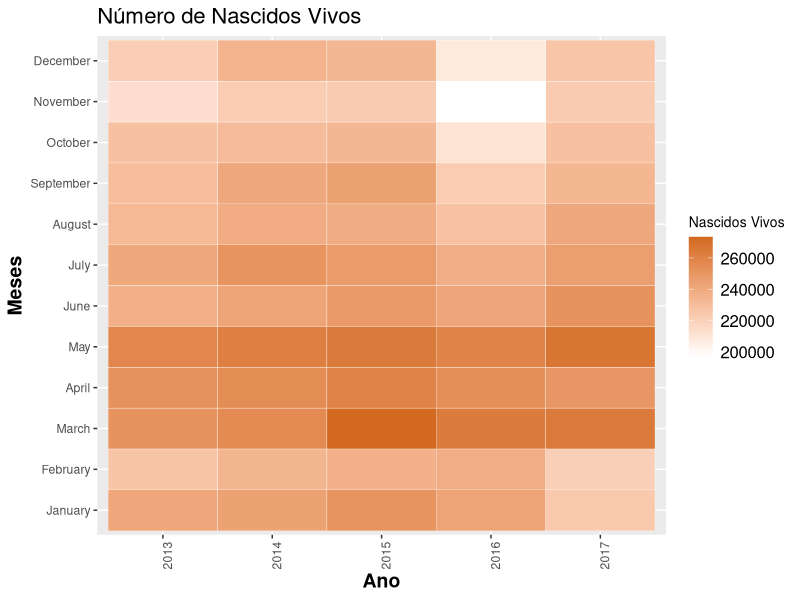
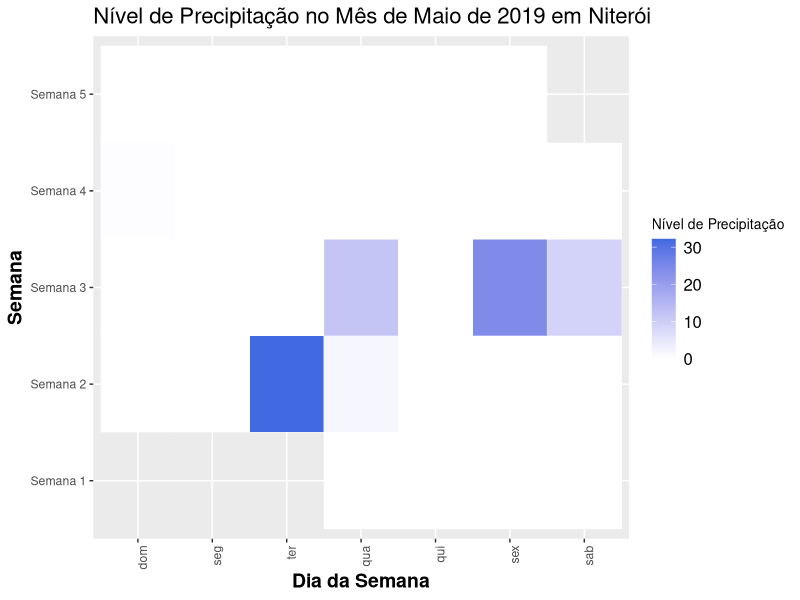

The R script that drew these images, in order:
## ---- chunk 1
library(dplyr)
library(tidyr)
library(readr)
library(ggplot2)
## ---- chunk 2
dt=seq(as.Date("2019-01-01"), as.Date("2019-12-31"),31)
mes=strftime(dt,format="%B")

tibble(
   meses=factor(mes, levels = c(mes)),
  "2013"=c(241819,226442,251780,252433,257809,236713,241256,232019,229689,228200,213130,221300),
  "2014"=c(243962,234148,255859,255448,261667,242868,251391,238561,241299,230859,221993,235066),
  "2015"=c(250971,236110,273369,259960,264088,247914,247717,238888,244629,233283,222800,233240),
  "2016"=c(242824,237725,263755,253823,258810,242426,237487,228057,222093,211093,196938,208049),
  "2017"=c(223936,220800,264513,250096,266619,251839,245760,240659,233353,228288,222734,225869)
) %>% 
  gather(ano, value, -meses) %>% 
  ggplot(aes(x=ano, y=meses)) +
  geom_tile(aes(fill = value), color = "white") +
  scale_fill_gradient(low = "white", high = "chocolate") +
  ylab("Meses") +
  xlab("Ano") +
  ggtitle("Número de Nascidos Vivos") +
  theme(legend.title = element_text(size = 10),
        legend.text = element_text(size = 12),
        plot.title = element_text(size=16),
        axis.title = element_text(size=14,face="bold"),
        axis.text.x = element_text(angle = 90, hjust = 1)) +
  labs(fill = "Nascidos Vivos")
## ---- chunk 3
dias <- c("qua", "qui", "sex", "sab", "dom", "seg", "ter")

dados <- read_csv("chuva_maio.txt")

chuva <- 
  dados %>% 
  group_by(data) %>% 
  summarise(precip_chuva = sum(precipitacao))

chuva %>% 
  mutate(dia_semana = c(rep(dias, 4), dias[1:3]) %>% 
           factor(levels = c("dom", "seg", "ter", "qua", "qui", "sex", "sab")),
         semana = paste("Semana", c(rep(1,4), rep(2,7), rep(3,7), rep(4,7), rep(5,6)))) %>% 
  ggplot(aes(x=dia_semana, y=semana)) +
  geom_tile(aes(fill = precip_chuva), color = "white") +
  scale_fill_gradient(low = "white", high = "royalblue") +
  ylab("Semana") +
  xlab("Dia da Semana") +
  ggtitle("Nível de Precipitação no Mês de Maio de 2019 em Niterói") +
  theme(legend.title = element_text(size = 10),
        legend.text = element_text(size = 12),
        plot.title = element_text(size=16),
        axis.title = element_text(size=14,face="bold"),
        axis.text.x = element_text(angle = 90, hjust = 1)) +
  labs(fill = "Nível de Precipitação")
